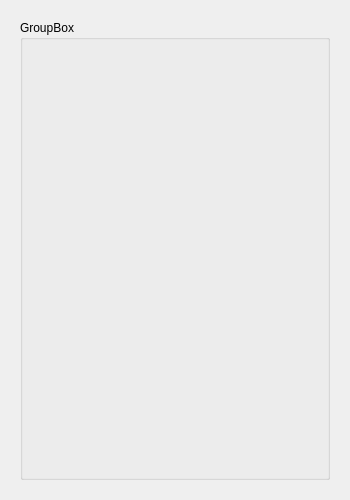
<?xml version="1.0" encoding="UTF-8"?>
<ui version="4.0">
 <class>CreateProjectDialog</class>
 <widget class="QDialog" name="CreateProjectDialog">
  <property name="geometry">
   <rect>
    <x>0</x>
    <y>0</y>
    <width>350</width>
    <height>500</height>
   </rect>
  </property>
  <property name="windowTitle">
   <string>Dialog</string>
  </property>
  <widget class="QGroupBox" name="createProjectContainer">
   <property name="geometry">
    <rect>
     <x>20</x>
     <y>20</y>
     <width>310</width>
     <height>460</height>
    </rect>
   </property>
   <property name="title">
    <string>GroupBox</string>
   </property>
  </widget>
 </widget>
 <resources/>
 <connections/>
</ui>
